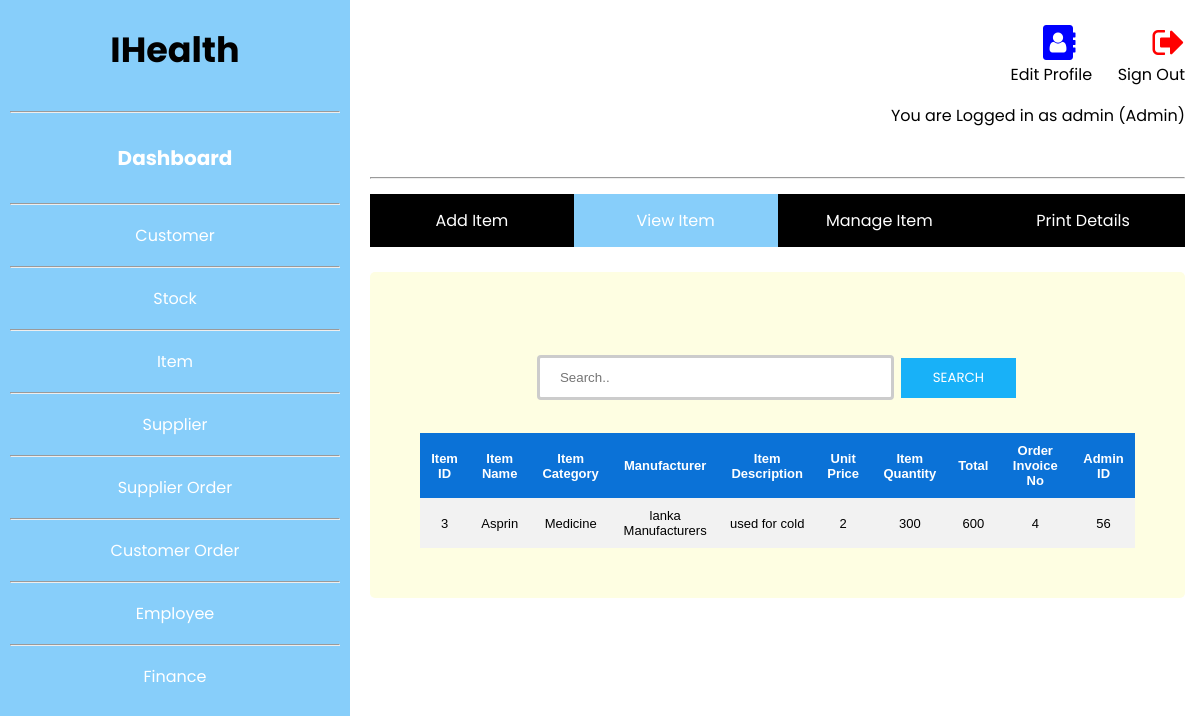
The page /src/Item/ViewItem.php (signed in) on the database its author committed.
### tables this page shows
CREATE TABLE `items` (
  `id` int(11) NOT NULL,
  `itemname` text NOT NULL,
  `category` text NOT NULL,
  `manufacturer` text NOT NULL,
  `ides` text NOT NULL,
  `unit` text NOT NULL,
  `price` int(11) NOT NULL,
  `iquantity` int(11) NOT NULL,
  `total` int(11) NOT NULL,
  `invoice` text NOT NULL,
  `adminid` int(11) NOT NULL
);

### src/Item/ViewItem.php (the view, shortened to what this page needs)
<?php
include_once '../../config/connection.php';
$result = mysqli_query($conn,"SELECT * FROM items");
?>
<!DOCTYPE html>
<html lang="en">
<head>
<link rel="stylesheet" href="https://cdnjs.cloudflare.com/ajax/libs/font-awesome/4.7.0/css/font-awesome.min.css">
<link rel="stylesheet" href="../../public/css/View.css">
</head>
<body>
<?php
if (mysqli_num_rows($result) > 0) {
?>
<?php include('../../public/includes/header.php') ?>
  	<br>
  	<div class="row" style="margin-top: -18px;">
	<div class="navbar">
  		<ul>
		  <li><a href="AddItemDetails.php">Add Item</a></li>
		  <li><a class="active" href="ViewItem.php">View Item</a></li>
		  <li><a href="ManageItem.php">Manage Item</a></li>
		  <li><a href="PrintDetails.php">Print Details</a></li>
		</ul>
		</div>
  	</div>
  	<br>
  	<div class="row form1">
  		<br>
  		<form action="#">
		    <center><input type="text" name="search" placeholder="Search..">
		  	<input type="submit" value="Search"></center>
		  	<br>
		  	<table>
			  <tr>
			    <th>Item ID</th>
			    <th>Item Name</th>
			    <th>Item Category</th>
			    <th>Manufacturer</th>
			    <th>Item Description</th>
                <th>Unit Price</th>
			    <th>Item Quantity</th>
				<th>Total</th>
				<th>Order Invoice No</th>
				<th>Admin ID</th>
			  </tr>
			  	<?php
					while($row = mysqli_fetch_array($result)) {
				?>
			  <tr>
			    <td><?php echo $row["id"]; ?></td>
			    <td><?php echo $row["itemname"]; ?></td>
			    <td><?php echo $row["category"]; ?></td>
			    <td><?php echo $row["manufacturer"]; ?></td>
			    <td><?php echo $row["ides"]; ?></td>
				<td><?php echo $row["price"]; ?></td>
			    <td><?php echo $row["iquantity"]; ?></td>
				<td><?php echo $row["total"]; ?></td>
				<td><?php echo $row["invoice"]; ?></td>
				<td><?php echo $row["adminid"]; ?></td>
			  </tr>
			  	<?php
					}
				?>
			</table>
			<?php
				}
				else{
				    echo "No result found";
				}
			?>
		</form>
  	</div>
</div>
</body>
</html>

### public/css/View.css (style rules this page uses)
* { box-sizing: border-box; }
body { margin: 0; font-family: 'Poppins', sans-serif; }
input[type=text], select { width: 50%; padding: 12px 20px; margin: 8px 0; display: inline-block; border: 3px solid #ccc; border-radius: 4px; box-sizing: border-box; }
input[type=submit] { background-color: #18b1f8; border: none; color: white; padding: 10px 32px; text-decoration: none; margin: 4px 2px; font-family: 'Poppins', sans-serif; text-transform: uppercase; cursor: pointer; }
.form1 { border-radius: 5px; background-color: #fefee2; padding: 50px; }
.navbar { width: 100%; overflow: auto; }
ul { list-style-type: none; margin: 0; padding: 0; overflow: hidden; background-color: #000000; }
li { float: left; width:25%; }
li a { display: block; color: white; text-align: center; padding: 14px 16px; text-decoration: none; }
.active { background-color: #87CEFA; }
table { border-collapse: collapse; width: 100%; font-family:Arial, Helvetica, sans-serif; font-size: small; margin-left:auto; margin-right:auto; }
th, td { text-align: center; padding: 10px; }
tr:nth-child(even) { background-color: #f2f2f2 }
th { background-color: #0b72d7; color: white; }

### rows shown on the page
items: id "3", itemname "Asprin", category "Medicine", manufacturer "lanka Manufacturers", ides "used for cold", price "2", iquantity "300", total "600", invoice "4", adminid "56"

### other values the page prints
$_SESSION['name'] "admin"
